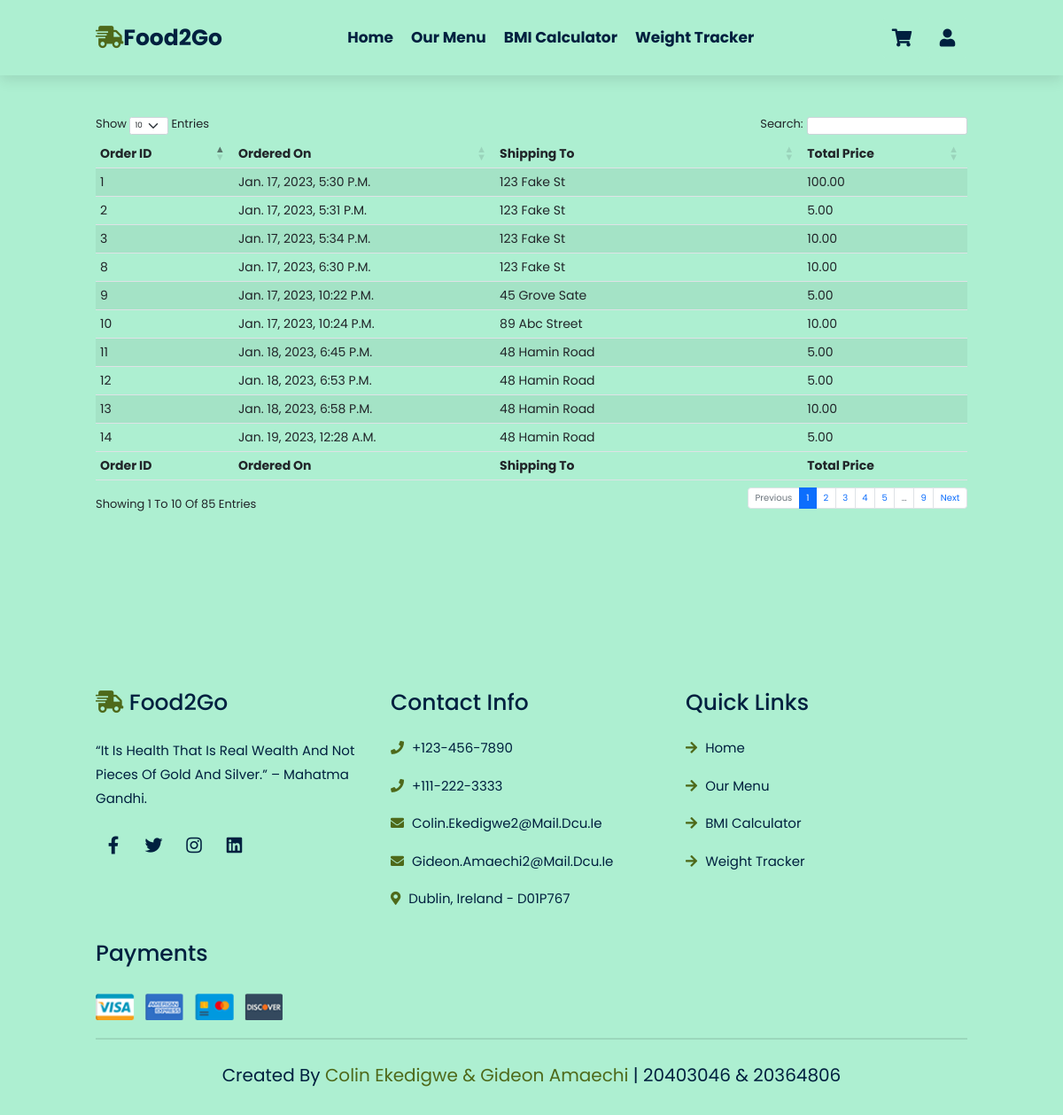
/orderhistory/ (signed in), run on the app's committed database.
### f2gshop/models.py (models this page shows)
class Order(models.Model):
    id = models.AutoField(primary_key=True)
    name = models.TextField(default="")
    sname = models.TextField(default="")
    date_ordered = models.DateTimeField(auto_now_add=True)
    basket_id = models.ForeignKey(Basket, on_delete=models.CASCADE)
    user_id = models.ForeignKey(APIUser, on_delete=models.CASCADE)
    total_price = models.DecimalField(max_digits=6 , decimal_places=2, default=0.0)
    shipping_address = models.TextField(default="")
    city = models.TextField(default="")
    country = models.TextField(default="")
    postcode = models.TextField(default="")

### f2gshop/views.py (the view)
# urls.py: path('orderhistory/', views.previous_orders, name="order_history"),
@login_required
def previous_orders(request):
    user = request.user
    orders = Order.objects.filter(user_id=user)
    return render(request, 'previous_orders.html', {'orders':orders})

### f2gshop/templates/previous_orders.html (shortened to what this page needs)
{% load static %}
<!DOCTYPE html>
<html lang="en">
<head>
    <link rel="stylesheet" href="https://unpkg.com/swiper@7/swiper-bundle.min.css" />
    <link rel="stylesheet" href="https://cdnjs.cloudflare.com/ajax/libs/font-awesome/5.15.4/css/all.min.css">
    <link rel="stylesheet" href="{% static 'css/index.css' %}">
    <link rel="stylesheet" href="https://cdnjs.cloudflare.com/ajax/libs/twitter-bootstrap/5.2.0/css/bootstrap.min.css">
    <link rel="stylesheet" href="https://cdn.datatables.net/1.13.1/css/dataTables.bootstrap5.min.css">
</head>
<body style="background: #adefd1ff; font-size:13px">
    <header class="header">
        <a href="/" style="text-decoration: none;" class="logo"><i class="fas fa-shipping-fast"></i>Food2Go</a>
        <nav class="navbar">
            <a style="text-decoration: none;" href="/">home</a>
            <a style="text-decoration: none;" href="/ourmenu" >our menu</a>
            <a style="text-decoration: none;" href="/bmi">BMI calculator</a>
            <a style="text-decoration: none;" href="/chart">Weight tracker</a>
        </nav>
        <div class="icons">
            <div class="fas fa-shopping-cart" id="cart-btn"></div>
            <div class="fas fa-user" id="login-btn"></div>
        </div>
    </header>
    <section style="position: relative; margin-top:110px;">
        <table id="example" class="table table-striped" style="width:100%; font-size: 14px;">
            <thead>
                <tr>
                    <th>Order ID</th>
                    <th>Ordered on</th>
                    <th>Shipping to</th>
                    <th>Total price</th>
                </tr>
            </thead>
            <tbody>
                {% for ord in orders %}
                    <tr>
                        <td>{{ ord.id }}</td>
                        <td>{{ ord.date_ordered }}</td>
                        <td>{{ ord.shipping_address }}</td>
                        <td>{{ ord.total_price }}</td>
                    </tr>
                {% endfor %}
            </tbody>
            <tfoot>
                <tr>
                    <th>Order ID</th>
                    <th>Ordered on</th>
                    <th>Shipping to</th>
                    <th>Total price</th>
                </tr>
            </tfoot>
        </table>
    </section>
    <section style="position: relative; margin-top:150px;" class="footer">
        <div class="box-container">
            <div class="box">
                <h3> <i class="fas fa-shipping-fast"></i> Food2Go </h3>
                <p>“It Is Health That Is Real Wealth And Not Pieces Of Gold And Silver.” – Mahatma Gandhi.</p>
                <div class="share">
                    <a style="text-decoration: none;" href="https://www.facebook.com/" class="fab fa-facebook-f"></a>
                    <a style="text-decoration: none;" href="https://twitter.com/" class="fab fa-twitter"></a>
                    <a style="text-decoration: none;" href="https://www.instagram.com/" class="fab fa-instagram"></a>
                    <a style="text-decoration: none;" href="https://ie.linkedin.com/" class="fab fa-linkedin"></a>
                </div>
            </div>
            <div class="box">
                <h3>contact info</h3>
                <a style="text-decoration: none;" href="#" onclick="return false;" class="links"> <i class="fas fa-phone"></i> +123-456-7890 </a>
                <a style="text-decoration: none;" href="#" onclick="return false;" class="links"> <i class="fas fa-phone"></i> +111-222-3333 </a>
                <a style="text-decoration: none;" href="https://mail.google.com/mail/u/0/#inbox" class="links"> <i class="fas fa-envelope"></i> colin.ekedigwe2@mail.dcu.ie </a>
                <a style="text-decoration: none;" href="https://mail.google.com/mail/u/0/#inbox" class="links"> <i class="fas fa-envelope"></i> gideon.amaechi2@mail.dcu.ie </a>
                <a style="text-decoration: none;" href="https://www.google.com/maps/place/North+City,+Dublin+1,+D01+P767/@53.3503011,-6.2562243,15z/data=!3m1!4b1!4m5!3m4!1s0x48670e85f02ee71d:0x9f56abb85cd807b7!8m2!3d53.3503017!4d-6.2562243" class="links"> <i class="fas fa-map-marker-alt"></i> dublin, ireland - D01P767 </a>
            </div>
            <div class="box">
                <h3>quick links</h3>
                <a style="text-decoration: none;" href="/" class="links"> <i class="fas fa-arrow-right"></i> home </a>
                <a style="text-decoration: none;" href="ourmenu.html" class="links"> <i class="fas fa-arrow-right"></i> our menu </a>
                <a style="text-decoration: none;" href="bmi" class="links"> <i class="fas fa-arrow-right"></i> BMI calculator </a>
                <a style="text-decoration: none;" href="chart" class="links"> <i class="fas fa-arrow-right"></i> Weight tracker</a>
            </div>
            <div class="box">
                <h3>payments</h3>
                <img src="{% static 'img/payment.png' %}" class="payment-img" alt="Payment">
            </div>
        </div>
        <div class="credit"> created by <span> Colin Ekedigwe & Gideon Amaechi </span> | 20403046 & 20364806 </div>
    </section>
</body>
</html>

### f2gshop/static/css/index.css (style rules this page uses)
:root { --black:#130f40; --mint: #adefd1ff; --dark-green:#4e691a; --dark-blue:#00203fff ; --box-shadow:0 .5rem 1.5rem rgba(0,0,0,.1); --border:.2rem solid rgba(0,0,0,.1); --outline:.1rem solid rgba(0,0,0,.1); --outline-hover:.2rem solid var(--black); }
* { font-family: 'Poppins', sans-serif; margin:0; padding:0; box-sizing: border-box; outline: none; border:none; text-decoration: none; text-transform: capitalize; transition: all .2s linear; }
html { font-size: 62.5%; overflow-x: hidden; scroll-behavior: smooth; scroll-padding-top: 7rem; }
body { background:var(--mint); }
section { padding:2rem 9%; }
.header { position: fixed; top:0; left:0; right: 0; z-index: 1000; display: flex; align-items: center; justify-content: space-between; padding:2rem 9%; background:var(--mint); box-shadow: var(--box-shadow); }
.header .logo { font-size: 2.5rem; font-weight: bolder; color:var(--dark-blue); }
.header .logo i { color:var(--dark-green); }
.header .navbar a { font-size: 1.7rem; font-weight: bolder; margin:0 1rem; color:var(--dark-blue); }
.header .icons div { height: 4.5rem; width: 4.5rem; line-height: 4.5rem; border-radius: .5rem; background: var(--mint); color:var(--dark-blue); font-size: 2rem; margin-left: .3rem; cursor: pointer; text-align: center; }
.footer .box-container { display: grid; grid-template-columns: repeat(auto-fit, minmax(25rem, 1fr)); gap:1.5rem; }
.footer .box-container .box h3 { font-size: 2.5rem; color:var(--dark-blue); padding:1rem 0; }
.footer .box-container .box h3 i { color: var(--dark-green); }
.footer .box-container .box .links { display: block; font-size: 1.5rem; color:var(--dark-blue); padding:1rem 0; }
.footer .box-container .box .links i { color:var(--dark-green); padding-right: .5rem; }
.footer .box-container .box p { line-height: 1.8; font-size: 1.5rem; color:var(--dark-blue); padding:1rem 0; }
.footer .box-container .box .share a { height:4rem; width:4rem; line-height:4rem; border-radius: .5rem; font-size: 2rem; color:var(--dark-blue); margin-right: .2rem; background: var(--mint); text-align: center; }
.footer .box-container .box .payment-img { margin-top: 2rem; height: 3rem; display: block; }
.footer .credit { text-align: center; margin-top: 2rem; padding:1rem; padding-top: 2.5rem; font-size: 2rem; color:var(--dark-blue); border-top: var(--border); }
.footer .credit span { color:var(--dark-green); }

### data on the page
Order: id "1", date_ordered "Jan. 17, 2023, 5:30 P.m.", shipping_address "123 Fake St", total_price "100.00"
Order: id "2", date_ordered "Jan. 17, 2023, 5:31 P.m.", shipping_address "123 Fake St", total_price "5.00"
Order: id "3", date_ordered "Jan. 17, 2023, 5:34 P.m.", shipping_address "123 Fake St", total_price "10.00"
Order: id "8", date_ordered "Jan. 17, 2023, 6:30 P.m.", shipping_address "123 Fake St", total_price "10.00"
Order: id "9", date_ordered "Jan. 17, 2023, 10:22 P.m.", shipping_address "45 Grove Sate", total_price "5.00"
Order: id "10", date_ordered "Jan. 17, 2023, 10:24 P.m.", shipping_address "89 Abc Street", total_price "10.00"
Order: id "11", date_ordered "Jan. 18, 2023, 6:45 P.m.", shipping_address "48 Hamin Road", total_price "5.00"
Order: id "12", date_ordered "Jan. 18, 2023, 6:53 P.m.", shipping_address "48 Hamin Road", total_price "5.00"
Order: id "13", date_ordered "Jan. 18, 2023, 6:58 P.m.", shipping_address "48 Hamin Road", total_price "10.00"
Order: id "14", date_ordered "Jan. 19, 2023, 12:28 A.m.", shipping_address "48 Hamin Road", total_price "5.00"
